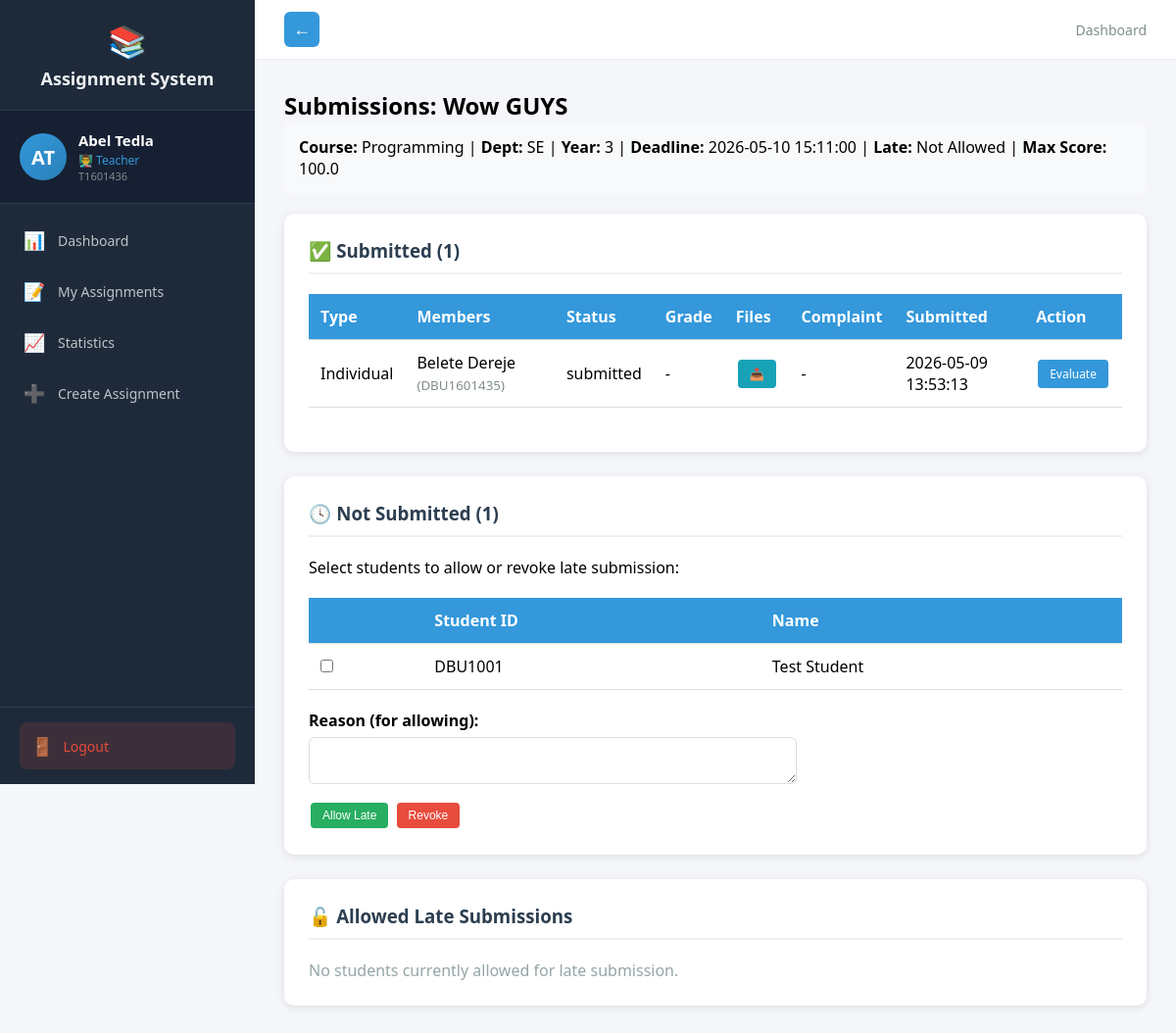
Page /teacher/submissions/2 (signed in) on the earlier database version.
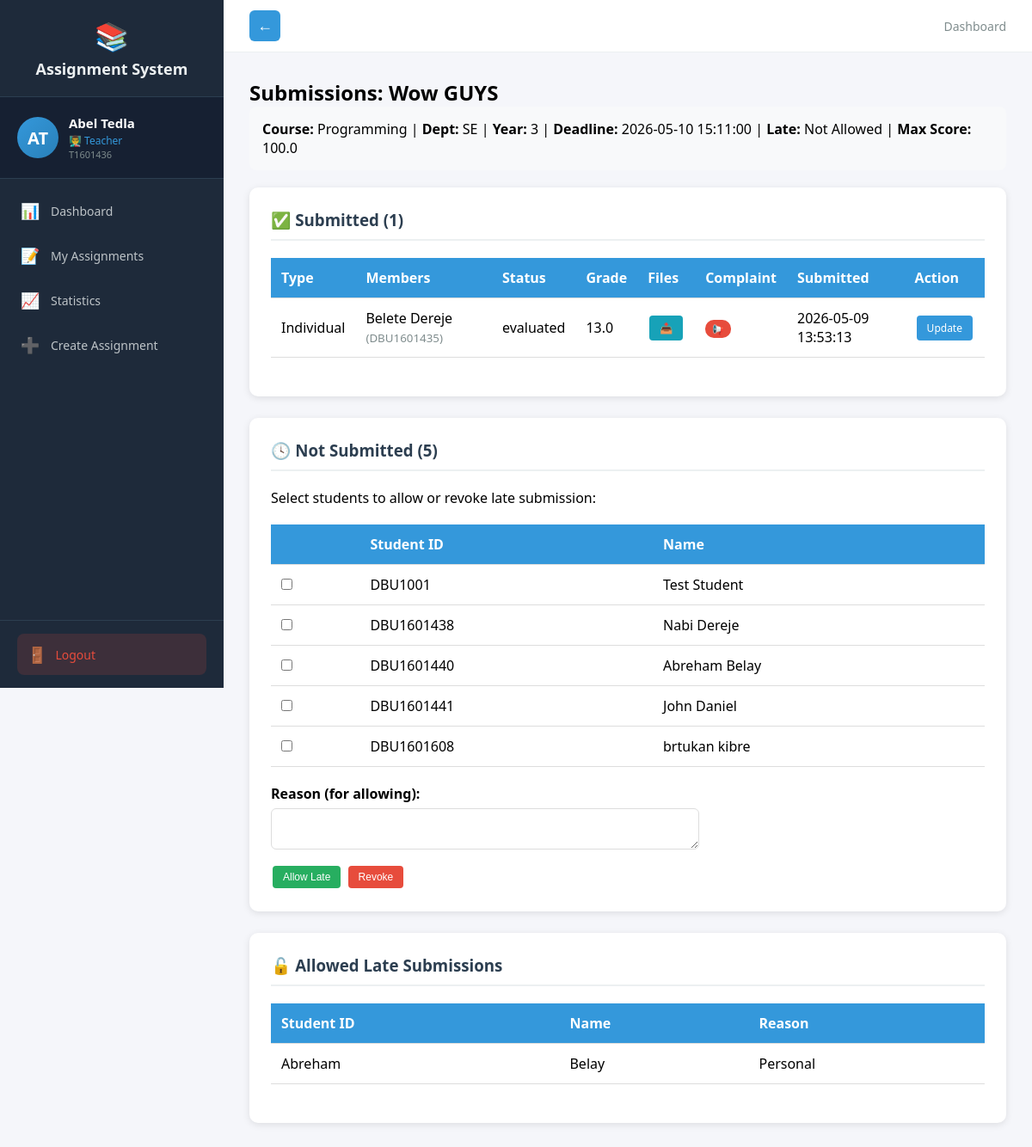
Same page on the later database version.
### tables this page shows
CREATE TABLE submissions (
            id INTEGER PRIMARY KEY AUTOINCREMENT,
            assignment_id INTEGER REFERENCES assignments(id),
            student_id INTEGER REFERENCES students(id),
            files TEXT,
            student_comment TEXT,
            submitted_at TIMESTAMP DEFAULT CURRENT_TIMESTAMP,
            updated_at TIMESTAMP,
            grade REAL,
            feedback TEXT,
            evaluated_at TIMESTAMP,
            status TEXT DEFAULT 'submitted',
            complaint TEXT,
            complaint_status TEXT
        );

CREATE TABLE users (
            id INTEGER PRIMARY KEY AUTOINCREMENT,
            user_id TEXT UNIQUE NOT NULL,
            first_name TEXT NOT NULL,
            last_name TEXT NOT NULL,
            email TEXT UNIQUE NOT NULL,
            password_hash TEXT NOT NULL,
            role TEXT NOT NULL,
            is_approved INTEGER DEFAULT 0,
            created_at TIMESTAMP DEFAULT CURRENT_TIMESTAMP
        );

CREATE TABLE students (
            id INTEGER PRIMARY KEY AUTOINCREMENT,
            user_id INTEGER UNIQUE REFERENCES users(id),
            department TEXT NOT NULL,
            year INTEGER NOT NULL
        );

CREATE TABLE allowed_late_submissions (
            id INTEGER PRIMARY KEY AUTOINCREMENT,
            assignment_id INTEGER REFERENCES assignments(id),
            student_id INTEGER REFERENCES students(id),
            reason TEXT,
            allowed_by INTEGER REFERENCES teachers(id)
        );

### routes_teacher.py (the view)
@teacher_bp.route('/submissions/<int:assignment_id>')
@login_required
def view_submissions(assignment_id):
    if current_user.role != 'teacher':
        return redirect(url_for('auth.login'))
    conn = get_db()
    cur = conn.cursor()
    cur.execute("""
        SELECT a.id as id, a.title as title, a.course_name as course_name, a.department as department, a.year as year,
               a.deadline as deadline, a.late_submission as late_submission, a.penalty_per_day as penalty_per_day, a.max_score as max_score
        FROM assignments a WHERE a.id = ?
    """, (assignment_id,))
    assignment = cur.fetchone()
    if not assignment:
        flash('Assignment not found!', 'danger')
        return redirect(url_for('teacher.dashboard'))
    cur.execute("""
        SELECT s.id, s.student_id, u.first_name, u.last_name, u.user_id,
               s.status, s.grade, s.feedback, s.submitted_at, s.files, s.student_comment, s.complaint, s.complaint_status, s.group_id
        FROM submissions s
        JOIN students st ON s.student_id = st.id
        JOIN users u ON st.user_id = u.id
        WHERE s.assignment_id = ?
        ORDER BY s.submitted_at DESC
    """, (assignment_id,))
    raw_submissions = cur.fetchall()
    grouped_submissions = []
    group_map = {}
    for submission in raw_submissions:
        group_id = submission['group_id']
        if group_id:
            if group_id not in group_map:
                group_map[group_id] = {
                    'submission_id': submission['id'],
                    'group_id': group_id,
                    'is_group': True,
                    'status': submission['status'],
                    'grade': submission['grade'],
                    'feedback': submission['feedback'],
                    'submitted_at': submission['submitted_at'],
                    'files': submission['files'],
                    'student_comment': submission['student_comment'],
                    'complaint': submission['complaint'],
                    'complaint_status': submission['complaint_status'],
                    'members': []
                }
                grouped_submissions.append(group_map[group_id])
            group_map[group_id]['members'].append({
                'student_id': submission['student_id'],
                'first_name': submission['first_name'],
                'last_name': submission['last_name'],
                'user_id': submission['user_id']
            })
        else:
            grouped_submissions.append({
                'submission_id': submission['id'],
                'group_id': None,
                'is_group': False,
                'status': submission['status'],
                'grade': submission['grade'],
                'feedback': submission['feedback'],
                'submitted_at': submission['submitted_at'],
                'files': submission['files'],
                'student_comment': submission['student_comment'],
                'complaint': submission['complaint'],
                'complaint_status': submission['complaint_status'],
                'members': [{
                    'student_id': submission['student_id'],
                    'first_name': submission['first_name'],
                    'last_name': submission['last_name'],
                    'user_id': submission['user_id']
                }]
            })
    cur.execute("""
        SELECT st.id, u.first_name, u.last_name, u.user_id
        FROM students st
        JOIN users u ON st.user_id = u.id
        WHERE st.department = ? AND st.year = ?
        AND st.id NOT IN (SELECT student_id FROM submissions WHERE assignment_id = ?)
    """, (assignment['department'], assignment['year'], assignment_id))
    not_submitted = cur.fetchall()
    cur.execute("""
        SELECT als.student_id, als.reason, u.first_name, u.last_name
        FROM allowed_late_submissions als
        JOIN students st ON als.student_id = st.id
        JOIN users u ON st.user_id = u.id
        WHERE als.assignment_id = ?
    """, (assignment_id,))
    allowed_late = cur.fetchall()
    allowed_late_dict = {a[0]: a for a in allowed_late}
    conn.close()
    return render_template('teacher/submissions.html',
                         assignment=assignment, submissions=grouped_submissions,
                         not_submitted=not_submitted, allowed_late_dict=allowed_late_dict)

### auth.py (called while the page is built)
def get_db():
    conn = sqlite3.connect('assignments.db')
    conn.row_factory = sqlite3.Row
    return conn

@login_manager.user_loader
def load_user(user_id):
    conn = get_db()
    cur = conn.cursor()
    cur.execute("SELECT id, user_id, first_name, last_name, email, role, is_approved FROM users WHERE id = ?", (user_id,))
    user = cur.fetchone()
    cur.close()
    conn.close()
    if user:
        from flask_login import UserMixin
        class User(UserMixin):
            pass
        u = User()
        u.id = user['id']
        u.user_id = user['user_id']
        u.first_name = user['first_name']
        u.last_name = user['last_name']
        u.email = user['email']
        u.role = user['role']
        u.is_approved = user['is_approved']
        return u
    return None

### routes_teacher.py (called while the page is built)
def get_db():
    conn = sqlite3.connect('assignments.db')
    conn.row_factory = sqlite3.Row
    return conn

### templates/teacher/submissions.html (shortened to what this page needs)
{% extends "teacher_base.html" %}
{% block content %}
<h2>Submissions: {{ assignment[1] }}</h2>
<div class="info-bar">
    <strong>Course:</strong> {{ assignment['course_name'] }} |
    <strong>Dept:</strong> {{ assignment['department'] }} |
    <strong>Year:</strong> {{ assignment['year'] }} |
    <strong>Deadline:</strong> {{ assignment['deadline'] }} |
    <strong>Late:</strong> {% if assignment['late_submission'] %}Penalty {{ assignment['penalty_per_day'] }}%/day{% else %}Not Allowed{% endif %} |
    <strong>Max Score:</strong> {{ assignment['max_score'] if assignment['max_score'] is not none else 100 }}
</div>
<div class="content-section">
    <h3>✅ Submitted ({{ submissions|length }})</h3>
    {% if submissions %}
    <table>
        <tr><th>Type</th><th>Members</th><th>Status</th><th>Grade</th><th>Files</th><th>Complaint</th><th>Submitted</th><th>Action</th></tr>
        {% for s in submissions %}
        <tr>
            <td>{% if s.is_group %}Group{% else %}Individual{% endif %}</td>
            <td>
                {% for member in s.members %}
                    <div>{{ member.first_name }} {{ member.last_name }} <small style="color:#7f8c8d;">({{ member.user_id }})</small></div>
                {% endfor %}
            </td>
            <td>{{ s.status }}</td>
            <td>{{ s.grade if s.grade else '-' }}</td>
            <td>
                {% if s.files %}
                    {% for file in s.files.split(',') %}
                        <a href="/teacher/download/{{ file.strip() }}" class="btn btn-info">📥</a>
                    {% endfor %}
                {% else %}-{% endif %}
            </td>
            <td>
                {% if s.complaint %}
                    <span class="complaint-badge" title="{{ s.complaint }}">📢</span>
                {% else %}-{% endif %}
            </td>
            <td>{{ s.submitted_at if s.submitted_at else '' }}</td>
            <td>
                <a href="/teacher/evaluate/{{ s.submission_id }}" class="btn btn-primary">
                    {% if s.status == 'evaluated' %}Update{% else %}Evaluate{% endif %}
                </a>
            </td>
        </tr>
        {% endfor %}
    </table>
    {% else %}<p style="color:#95a5a6;">No submissions yet.</p>{% endif %}
</div>
<div class="content-section">
    <h3>🕓 Not Submitted ({{ not_submitted|length }})</h3>
    {% if not_submitted %}
    <form method="POST" action="/teacher/manage-late/{{ assignment['id'] }}">
        <p>Select students to allow or revoke late submission:</p>
        <table>
            <tr><th></th><th>Student ID</th><th>Name</th></tr>
            {% for ns in not_submitted %}
            <tr>
                <td><input type="checkbox" name="student_ids" value="{{ ns[0] }}"></td>
                <td>{{ ns[3] }}</td>
                <td>{{ ns[1] }} {{ ns[2] }}</td>
            </tr>
            {% endfor %}
        </table>
        <div style="margin-top:12px;">
            <label style="display:block;font-weight:600;margin-bottom:6px;">Reason (for allowing):</label>
            <textarea name="reason" rows="2" style="width:60%;padding:8px;border:1px solid #ddd;border-radius:6px;"></textarea>
        </div>
        <div style="margin-top:12px;">
            <button type="submit" name="action" value="allow" class="btn btn-success">Allow Late</button>
            <button type="submit" name="action" value="revoke" class="btn btn-danger">Revoke</button>
        </div>
    </form>
    {% else %}
    <p style="color:#95a5a6;">No students pending submission.</p>
    {% endif %}
</div>
<div class="content-section">
    <h3>🔓 Allowed Late Submissions</h3>
    {% if allowed_late_dict %}
    <table>
        <tr><th>Student ID</th><th>Name</th><th>Reason</th></tr>
        {% for sid, a in allowed_late_dict.items() %}
        <tr>
            <td>{{ a[2] }}</td>
            <td>{{ a[3] }}</td>
            <td>{{ a[1] }}</td>
        </tr>
        {% endfor %}
    </table>
    {% else %}
    <p style="color:#95a5a6;">No students currently allowed for late submission.</p>
    {% endif %}
</div>
{% endblock %}

Differences in the rows shown:
changed submissions "Belete": status "submitted" → "evaluated"; grade "-" → "13.0"; now shows "📢"; status "Evaluate" → "Update"; no longer shows "-"
added students: user_id "DBU1601438", first_name "Nabi", last_name "Dereje"
added students: user_id "DBU1601440", first_name "Abreham", last_name "Belay"
added students: user_id "DBU1601441", first_name "John", last_name "Daniel"
added students: user_id "DBU1601608", first_name "brtukan", last_name "kibre"
added allowed_late_submissions: first_name "Abreham", last_name "Belay", reason "Personal"
Other differences:
{{ not_submitted|length }}: "1" → "5"
text no longer shown: "No students currently allowed for late submission."
text now shown: "Student ID Name Reason"
